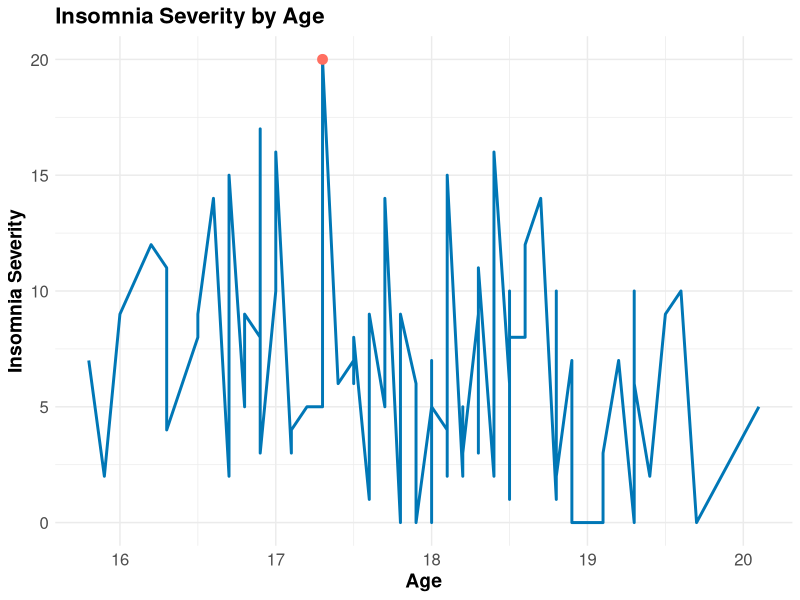
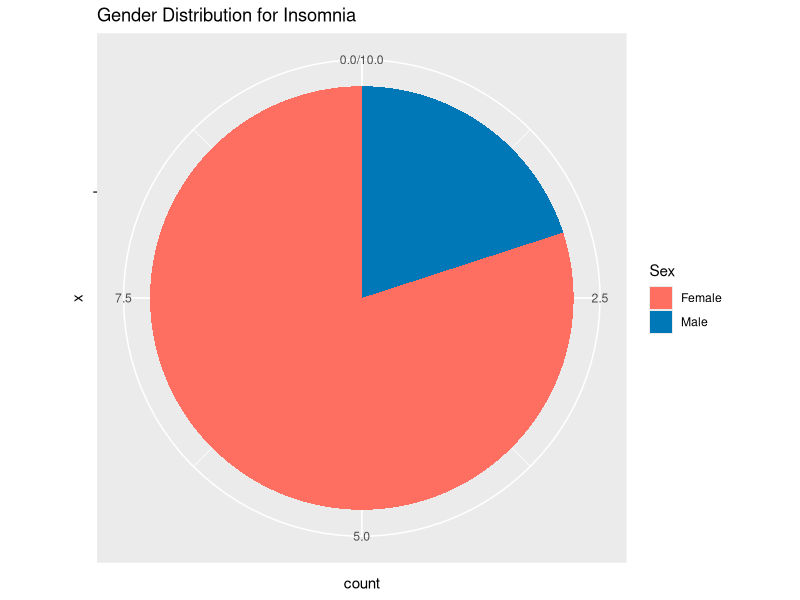
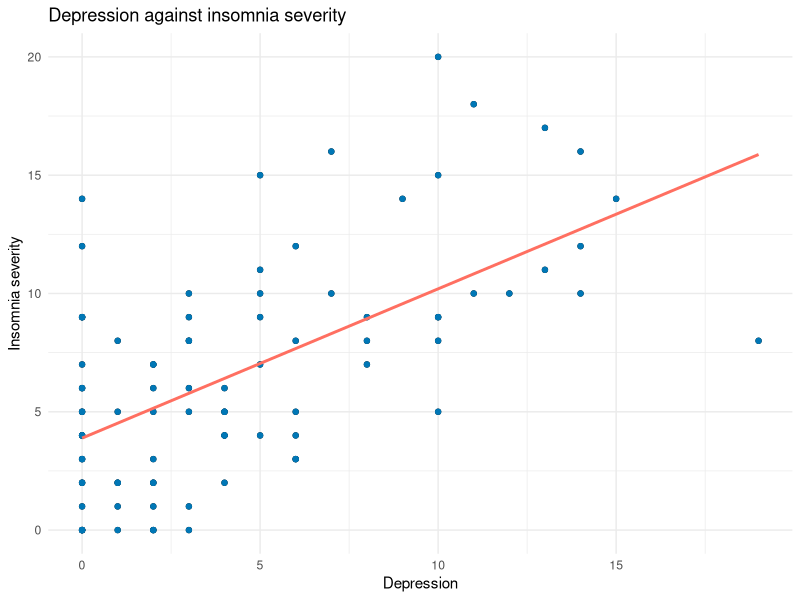
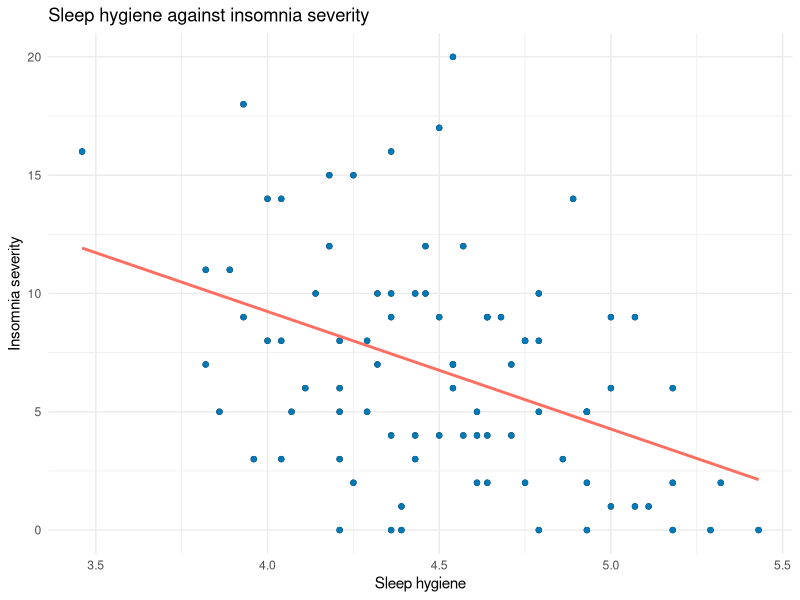
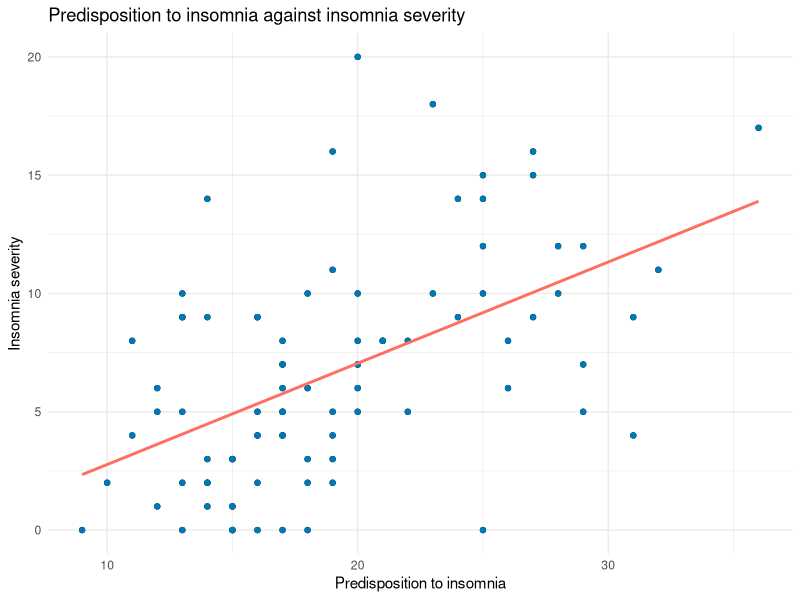
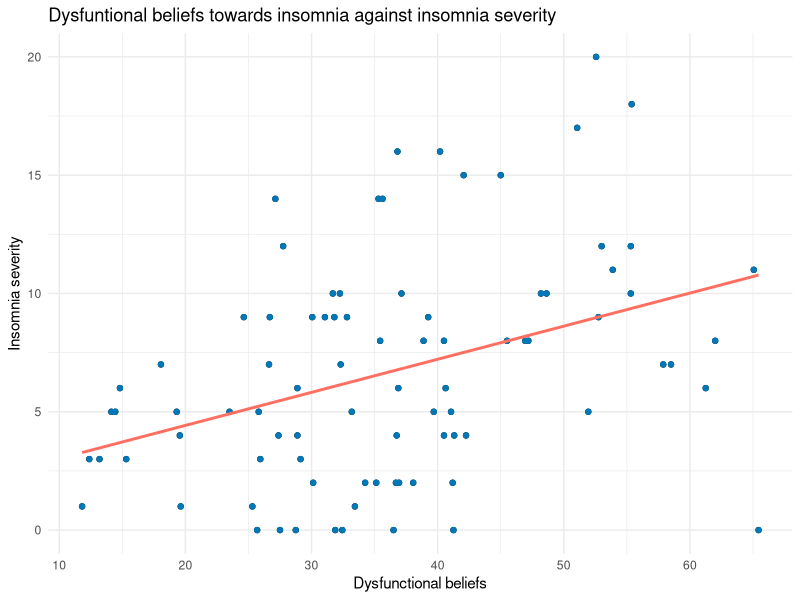
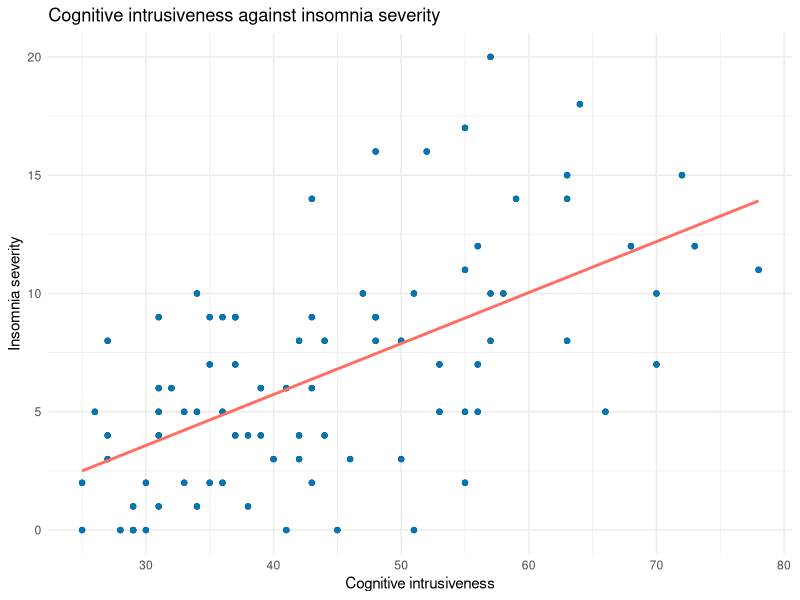

R code for these plots, in order: (Note: this script raises an error after producing the figures.)
## ---- chunk 1
knitr::opts_chunk$set(echo = TRUE)
## ---- chunk 2
library(tidyverse)
library(dplyr)
library(ggplot2)
insomnia_uncleaned <-read.csv("insomnia.csv")
#data cleaning
insomnia <- insomnia_uncleaned %>% # <-- pipe operator
   select(Sex, Age, ISI_total, BDI_total, ASHS_total, ASHS_physiological, ASHS_cognitive,ASHS_emotional, ASHS_SleepEnvirnmont, ASHS_DaytimeSleep, ASHS_substances, ASHS_bedtimeRoutine, ASHS_sleepStability, ASHS_BedroomSharing, DBAS_total, FIRST_total, GCTI_total, ACE_tot, asq_home, asq_school, asq_attendance, asq_romantic, asq_peer, asq_teacher, asq_future, asq_leisure, asq_finance, asq_responsibility, cope_disengage_su, cope_growth, cope_disengage_mental, cope_emotions, cope_socialsupp_instr, cope_active, cope_denial, cope_religion, cope_humor, cope_disengage_emo, cope_restraint, cope_socialsupp_emo, cope_acccept, cope_suppression, cope_planning)

cleaned_insomnia <- na.omit(insomnia)

cleaned_insomnia$Sex <- factor(cleaned_insomnia$Sex, levels = c(0, 1), labels = c("Female", "Male"))

#regrouping
participants <- cleaned_insomnia %>%
  select(Sex, Age)

causes <- cleaned_insomnia %>%
  select(BDI_total, ASHS_total, ASHS_physiological, ASHS_cognitive,ASHS_emotional, ASHS_SleepEnvirnmont, ASHS_DaytimeSleep, ASHS_substances, ASHS_bedtimeRoutine, ASHS_sleepStability, ASHS_BedroomSharing, DBAS_total, FIRST_total, GCTI_total, ACE_tot, asq_home, asq_school, asq_attendance, asq_romantic, asq_peer, asq_teacher, asq_future, asq_leisure, asq_finance, asq_responsibility)

sleephygiene <- cleaned_insomnia %>%
  select(ASHS_physiological, ASHS_cognitive,ASHS_emotional, ASHS_SleepEnvirnmont, ASHS_DaytimeSleep, ASHS_substances, ASHS_bedtimeRoutine, ASHS_sleepStability, ASHS_BedroomSharing)

stressinlife <- cleaned_insomnia %>%
  select(asq_home, asq_school, asq_attendance, asq_romantic, asq_peer, asq_teacher, asq_future, asq_leisure, asq_finance, asq_responsibility)

coping <- cleaned_insomnia %>%
  select(cope_disengage_su, cope_growth, cope_disengage_mental, cope_emotions, cope_socialsupp_instr, cope_active, cope_denial, cope_religion, cope_humor, cope_disengage_emo, cope_restraint, cope_socialsupp_emo, cope_acccept, cope_suppression, cope_planning)
## ---- chunk 3

ggplot(cleaned_insomnia, aes(x = Age, y = ISI_total, color = ISI_total)) +
  geom_line(size = 1, linetype = "solid", color = "#0077B6") +
  geom_point(data = subset(cleaned_insomnia, ISI_total == max(ISI_total)), color = "#FF6F61", size = 3) +  
  labs(x = "Age", y = "Insomnia Severity", title = "Insomnia Severity by Age") +
  theme_minimal() +
  theme(axis.text = element_text(size = 12),
        axis.title = element_text(size = 14, face = "bold"),
        plot.title = element_text(size = 16, face = "bold"),
        legend.position = "none")

insomniacutoff <- 14
filtered_data <- cleaned_insomnia %>% filter(ISI_total >= insomniacutoff)
ggplot(filtered_data, aes(x = "", fill = Sex)) +
  geom_bar(width = 1) +
  coord_polar(theta = "y") +
  labs(title = "Gender Distribution for Insomnia") +
  scale_fill_manual(values = c("Male" = "#0077B6", "Female" = "#FF6F61"))  

## ---- chunk 4
ggplot(cleaned_insomnia, aes(x = BDI_total, y = ISI_total)) +
  geom_point() + 
  geom_point(color = "#0077B6") +  
  geom_smooth(method = "lm", se = FALSE, color = "#FF6F61") + # Add points
  labs(x = "Depression", y = "Insomnia severity") +  # Label axes
  ggtitle("Depression against insomnia severity") +  # Add a title
  theme_minimal() 

ggplot(cleaned_insomnia, aes(x = ASHS_total, y = ISI_total)) +
  geom_point() + 
  geom_point(color = "#0077B6") +  
  geom_smooth(method = "lm", se = FALSE, color = "#FF6F61") + # Add points
  labs(x = "Sleep hygiene", y = "Insomnia severity") +  # Label axes
  ggtitle("Sleep hygiene against insomnia severity") +  # Add a title
  theme_minimal() 

ggplot(cleaned_insomnia, aes(x = FIRST_total, y = ISI_total)) +
  geom_point() + 
  geom_point(color = "#0077B6") +  
  geom_smooth(method = "lm", se = FALSE, color = "#FF6F61") + # Add points
  labs(x = "Predisposition to insomnia", y = "Insomnia severity") +  # Label axes
  ggtitle("Predisposition to insomnia against insomnia severity") +  # Add a title
  theme_minimal() 

ggplot(cleaned_insomnia, aes(x = DBAS_total, y = ISI_total)) +
  geom_point() + 
  geom_point(color = "#0077B6") +  
  geom_smooth(method = "lm", se = FALSE, color = "#FF6F61") + # Add points
  labs(x = "Dysfunctional beliefs", y = "Insomnia severity") +  # Label axes
  ggtitle("Dysfuntional beliefs towards insomnia against insomnia severity") +  # Add a title
  theme_minimal() 

ggplot(cleaned_insomnia, aes(x = GCTI_total, y = ISI_total)) +
  geom_point() + 
  geom_point(color = "#0077B6") +  
  geom_smooth(method = "lm", se = FALSE, color = "#FF6F61") + # Add points
  labs(x = "Cognitive intrusiveness", y = "Insomnia severity") +  # Label axes
  ggtitle("Cognitive intrusiveness against insomnia severity") +  # Add a title
  theme_minimal() 
## ---- chunk 5


# Sample data
items <- c("Item A", "Item B", "Item C", "Item D")
ranks <- c(1, 3, 2, 4)

# Create a data frame
ranking_data <- data.frame(Item = items, Rank = ranks)

# Sort the data by rank
ranking_data <- ranking_data[order(ranking_data$Rank), ]

# Create a bar plot
library(ggplot2)
ggplot(cleaned_insomnia, aes(x = Item, y = Rank)) +
  geom_bar(stat = "mean", fill = "steelblue") +
  labs(title = "Ranking of Items", x = "Items", y = "Rank")



